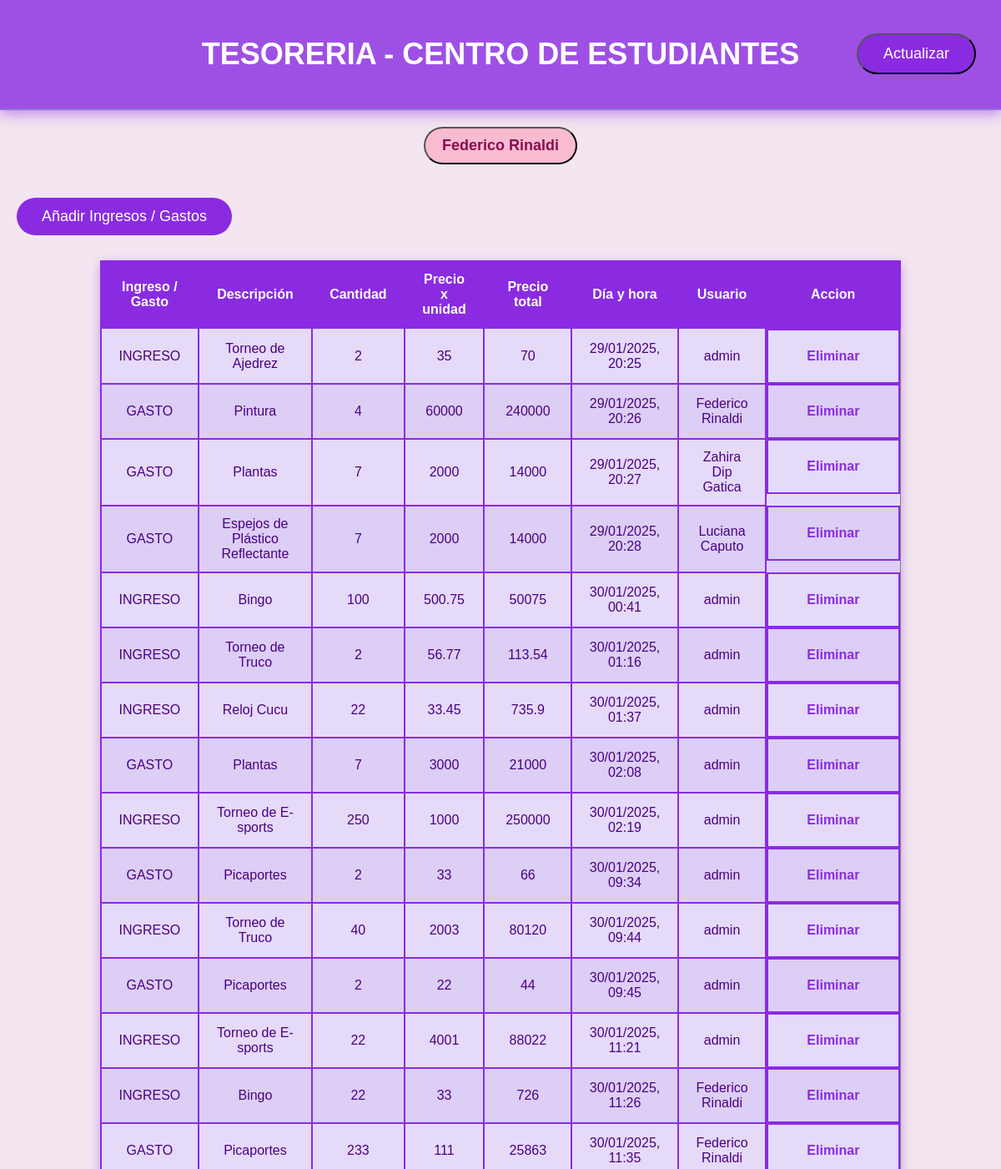
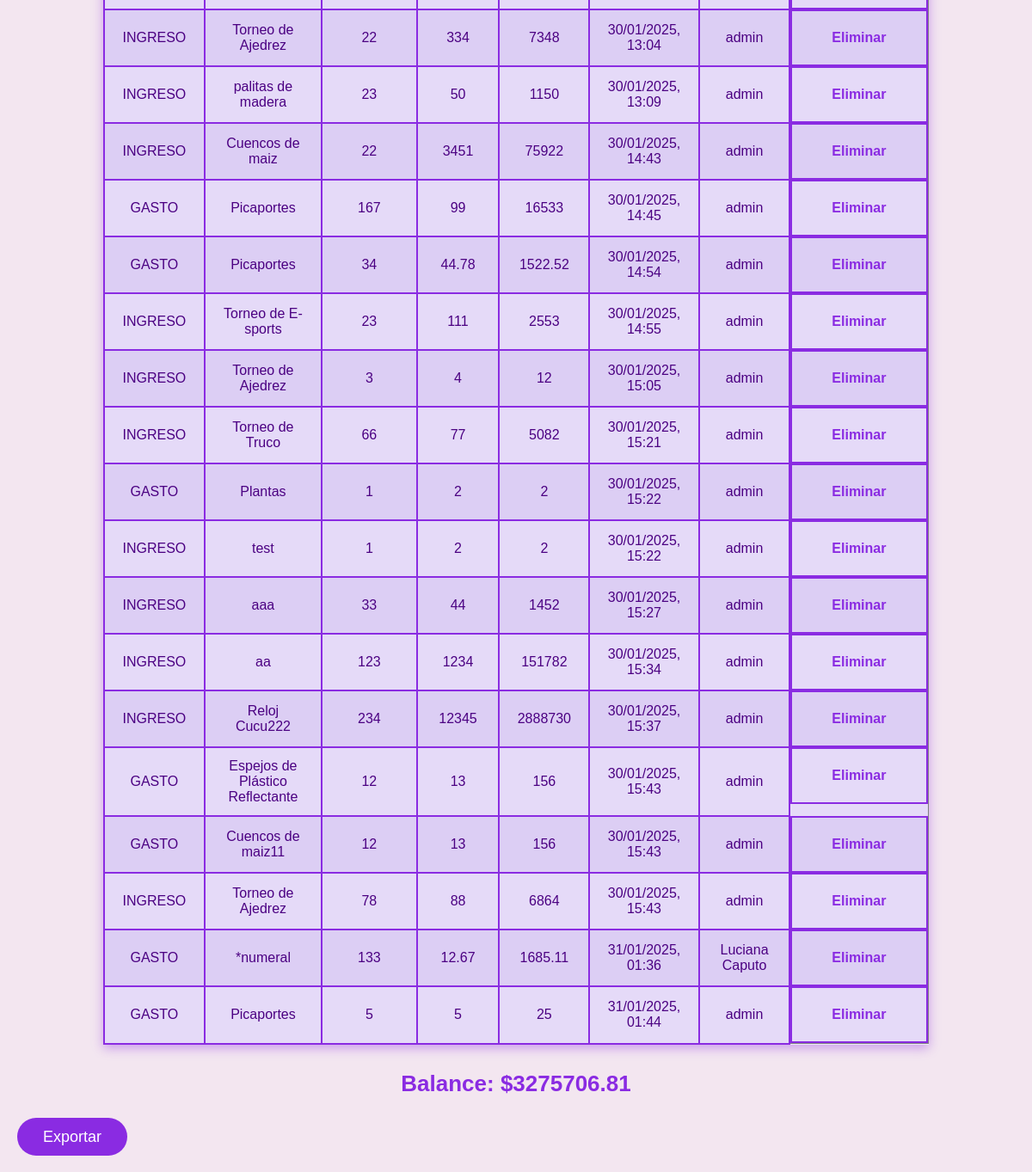
The page / (signed in) on the database its author committed (2 pictures, top to bottom).
### tables this page shows
CREATE TABLE users (
                id INTEGER PRIMARY KEY AUTOINCREMENT,
                username TEXT NOT NULL,
                password TEXT NOT NULL
            );

CREATE TABLE ingresosygastos (
        id INTEGER PRIMARY KEY AUTOINCREMENT,
        ingreso_gasto TEXT NOT NULL,
        descripcion TEXT NOT NULL,
        cantidad_unidades INT NOT NULL,
        precio NUMERIC(12,2) NOT NULL,
        total NUMERIC(12,2) NOT NULL,
        dia DATE NOT NULL,
        usuario TEXT NOT NULL);

### app.py (the view)
@app.route('/')
def index():
    if not is_logged_in():
        return redirect(url_for('login'))
    conn = get_db()
    cursor = conn.cursor()
    cursor.execute('''SELECT username FROM users WHERE id = ?''', (session['user_id'],))
    user = cursor.fetchone()
    cursor.execute('''
        SELECT * FROM ingresosygastos
    ''')
    data = cursor.fetchall()
    conn.close()
    return render_template('index.html', ingasto=data, username=user['username'])

### app.py (called while the page is built)
def get_db():
    conn = sqlite3.connect('app.db')
    conn.row_factory = sqlite3.Row  # Esto nos permite acceder a las filas por nombre de columna
    return conn

def is_logged_in():
    return 'user_id' in session

### templates/index.html (shortened to what this page needs)
<!DOCTYPE html>
<html>
<head>
    <link rel="stylesheet" type="text/css" href="{{ url_for('static', filename='style.css') }}">
</head>
<body>
    <header>
        <h1>Tesoreria - Centro de Estudiantes</h1>
    </header>
    <div class="menu-container">
        <button id="user-name-btn">{{ username }}</button>
    </div>
    <a href="javascript:void(0);" id="show-form-btn" class="btn-adda">Añadir Ingresos / Gastos</a>
    <table border="1">
        <thead>
            <tr>
                <th>Ingreso / Gasto</th>
                <th>Descripción</th>
                <th>Cantidad</th>
                <th>Precio x unidad</th>
                <th>Precio total</th>
                <th>Día y hora</th>
                <th>Usuario</th>
                <th>Accion</th>
            </tr>
        </thead>
        <tbody>
            {% for inga in ingasto %}
            <tr>
                <td>{{ inga['ingreso_gasto'] }}</td>
                <td>{{ inga['descripcion'] }}</td>
                <td>{{ inga['cantidad_unidades'] }}</td>
                <td>{{ inga['precio'] }}</td>
                <td>{{ inga['total'] }}</td>
                <td>{{ inga['dia'] }}</td>
                <td>{{ inga['usuario'] }}</td>
                <td>
                    <a href="{{ url_for('delete_inga', inga_id=inga['id']) }}">Eliminar</a>
                </td>
            </tr>
            {% endfor %}
        </tbody>
    </table>
    <p id="balance">Balance: $0.00</p>
    <div style="position: absolute; right: 30px; top: 40px;">
        <button id="refresh-btn" class="btn-action">Actualizar</button>
    </div>
    <div class="button-container">
        <a href="{{ url_for('export') }}" class="btn-action">Exportar</a>
    </div>
</body>
</html>

### static/style.css (style rules this page uses)
body { font-family: 'Arial', sans-serif; margin: 0; padding: 0; background: url('https://www.transparenttextures.com/patterns/diagonal-stripes.png'); background-color: #f3e6f0; background-size: cover; color: #4b0082; transition: all 0.3s ease; }
header { background-color: rgba(138, 43, 226, 0.8); color: #fff; padding: 20px; text-align: center; box-shadow: 0 5px 15px rgba(138, 43, 226, 0.5); border-bottom: 2px solid #9370db; }
header h1 { font-size: 36px; font-weight: bold; text-transform: uppercase; }
#balance { text-align: center; margin-top: 40px; font-weight: bold; font-size: 26px; color: #8a2be2; }
.menu-container { padding: 20px; text-align: center; }
#user-name-btn { font-size: 18px; font-weight: bold; color: #880e4f; background-color: #f8bbd0; padding: 10px 20px; border-radius: 30px; cursor: pointer; transition: background-color 0.3s ease; }
body, #menu, form, #historial { transition: all 0.5s ease; }
#balance { text-align: center; margin-top: 20px; font-weight: bold; font-size: 26px; color: #8a2be2; }
.btn-adda { display: inline-block; background-color: #8a2be2; color: white; padding: 12px 30px; border-radius: 25px; font-size: 18px; text-align: center; text-decoration: none; transition: background-color 0.3s ease; margin-left: 20px; margin-top: 20px; }
.button-container { display: inline-block; margin-left: 20px; margin-right: 20px; margin-top: 10px; margin-bottom: 30px; }
.btn-action { background-color: #8a2be2; color: white; padding: 12px 30px; border-radius: 25px; font-size: 18px; text-align: center; text-decoration: none; transition: background-color 0.3s ease; }
table { margin: 30px auto; border-collapse: collapse; width: 80%; background-color: rgba(238, 230, 253, 0.8); box-shadow: 0 4px 12px rgba(138, 43, 226, 0.4); }
th, td { padding: 12px 20px; text-align: center; border: 2px solid #8a2be2; font-size: 16px; color: #4b0082; }
th { background-color: #8a2be2; color: white; font-weight: bold; }
tr:nth-child(even) { background-color: rgba(147, 112, 219, 0.2); }
tr:nth-child(odd) { background-color: rgba(147, 112, 219, 0.1); }
td:last-child { display: flex; justify-content:space-evenly; align-items: center; height: 100%; padding: auto; border: 2px solid #8a2be2; box-sizing: border-box; }
td:last-child a { margin: 0 10px; text-decoration: none; color: #8a2be2; font-weight: bold; transition: color 0.3s ease; padding: 10px 16px; border-radius: 5px; width: auto; text-align: center; }

### rows shown on the page
users: username "Federico Rinaldi"
ingresosygastos: ingreso_gasto "INGRESO", descripcion "Torneo de Ajedrez", cantidad_unidades "2", precio "35", total "70", dia "29/01/2025, 20:25", usuario "admin"
ingresosygastos: ingreso_gasto "GASTO", descripcion "Pintura", cantidad_unidades "4", precio "60000", total "240000", dia "29/01/2025, 20:26", usuario "Federico Rinaldi"
ingresosygastos: ingreso_gasto "GASTO", descripcion "Plantas", cantidad_unidades "7", precio "2000", total "14000", dia "29/01/2025, 20:27", usuario "Zahira Dip Gatica"
ingresosygastos: ingreso_gasto "GASTO", descripcion "Espejos de Plástico Reflectante", cantidad_unidades "7", precio "2000", total "14000", dia "29/01/2025, 20:28", usuario "Luciana Caputo"
ingresosygastos: ingreso_gasto "INGRESO", descripcion "Bingo", cantidad_unidades "100", precio "500.75", total "50075", dia "30/01/2025, 00:41", usuario "admin"
ingresosygastos: ingreso_gasto "INGRESO", descripcion "Torneo de Truco", cantidad_unidades "2", precio "56.77", total "113.54", dia "30/01/2025, 01:16", usuario "admin"
ingresosygastos: ingreso_gasto "INGRESO", descripcion "Reloj Cucu", cantidad_unidades "22", precio "33.45", total "735.9", dia "30/01/2025, 01:37", usuario "admin"
ingresosygastos: ingreso_gasto "GASTO", descripcion "Plantas", cantidad_unidades "7", precio "3000", total "21000", dia "30/01/2025, 02:08", usuario "admin"
ingresosygastos: ingreso_gasto "INGRESO", descripcion "Torneo de E-sports", cantidad_unidades "250", precio "1000", total "250000", dia "30/01/2025, 02:19", usuario "admin"
ingresosygastos: ingreso_gasto "GASTO", descripcion "Picaportes", cantidad_unidades "2", precio "33", total "66", dia "30/01/2025, 09:34", usuario "admin"
ingresosygastos: ingreso_gasto "INGRESO", descripcion "Torneo de Truco", cantidad_unidades "40", precio "2003", total "80120", dia "30/01/2025, 09:44", usuario "admin"
ingresosygastos: ingreso_gasto "GASTO", descripcion "Picaportes", cantidad_unidades "2", precio "22", total "44", dia "30/01/2025, 09:45", usuario "admin"
ingresosygastos: ingreso_gasto "INGRESO", descripcion "Torneo de E-sports", cantidad_unidades "22", precio "4001", total "88022", dia "30/01/2025, 11:21", usuario "admin"
ingresosygastos: ingreso_gasto "INGRESO", descripcion "Bingo", cantidad_unidades "22", precio "33", total "726", dia "30/01/2025, 11:26", usuario "Federico Rinaldi"
ingresosygastos: ingreso_gasto "GASTO", descripcion "Picaportes", cantidad_unidades "233", precio "111", total "25863", dia "30/01/2025, 11:35", usuario "Federico Rinaldi"
ingresosygastos: ingreso_gasto "INGRESO", descripcion "Torneo de Ajedrez", cantidad_unidades "22", precio "334", total "7348", dia "30/01/2025, 13:04", usuario "admin"
ingresosygastos: ingreso_gasto "INGRESO", descripcion "palitas de madera", cantidad_unidades "23", precio "50", total "1150", dia "30/01/2025, 13:09", usuario "admin"
ingresosygastos: ingreso_gasto "INGRESO", descripcion "Cuencos de maiz", cantidad_unidades "22", precio "3451", total "75922", dia "30/01/2025, 14:43", usuario "admin"
ingresosygastos: ingreso_gasto "GASTO", descripcion "Picaportes", cantidad_unidades "167", precio "99", total "16533", dia "30/01/2025, 14:45", usuario "admin"
ingresosygastos: ingreso_gasto "GASTO", descripcion "Picaportes", cantidad_unidades "34", precio "44.78", total "1522.52", dia "30/01/2025, 14:54", usuario "admin"
ingresosygastos: ingreso_gasto "INGRESO", descripcion "Torneo de E-sports", cantidad_unidades "23", precio "111", total "2553", dia "30/01/2025, 14:55", usuario "admin"
ingresosygastos: ingreso_gasto "INGRESO", descripcion "Torneo de Ajedrez", cantidad_unidades "3", precio "4", total "12", dia "30/01/2025, 15:05", usuario "admin"
ingresosygastos: ingreso_gasto "INGRESO", descripcion "Torneo de Truco", cantidad_unidades "66", precio "77", total "5082", dia "30/01/2025, 15:21", usuario "admin"
ingresosygastos: ingreso_gasto "GASTO", descripcion "Plantas", cantidad_unidades "1", precio "2", total "2", dia "30/01/2025, 15:22", usuario "admin"
ingresosygastos: ingreso_gasto "INGRESO", descripcion "test", cantidad_unidades "1", precio "2", total "2", dia "30/01/2025, 15:22", usuario "admin"
ingresosygastos: ingreso_gasto "INGRESO", descripcion "aaa", cantidad_unidades "33", precio "44", total "1452", dia "30/01/2025, 15:27", usuario "admin"
ingresosygastos: ingreso_gasto "INGRESO", descripcion "aa", cantidad_unidades "123", precio "1234", total "151782", dia "30/01/2025, 15:34", usuario "admin"
ingresosygastos: ingreso_gasto "INGRESO", descripcion "Reloj Cucu222", cantidad_unidades "234", precio "12345", total "2888730", dia "30/01/2025, 15:37", usuario "admin"
ingresosygastos: ingreso_gasto "GASTO", descripcion "Espejos de Plástico Reflectante", cantidad_unidades "12", precio "13", total "156", dia "30/01/2025, 15:43", usuario "admin"
ingresosygastos: ingreso_gasto "GASTO", descripcion "Cuencos de maiz11", cantidad_unidades "12", precio "13", total "156", dia "30/01/2025, 15:43", usuario "admin"
ingresosygastos: ingreso_gasto "INGRESO", descripcion "Torneo de Ajedrez", cantidad_unidades "78", precio "88", total "6864", dia "30/01/2025, 15:43", usuario "admin"
ingresosygastos: ingreso_gasto "GASTO", descripcion "*numeral", cantidad_unidades "133", precio "12.67", total "1685.11", dia "31/01/2025, 01:36", usuario "Luciana Caputo"
ingresosygastos: ingreso_gasto "GASTO", descripcion "Picaportes", cantidad_unidades "5", precio "5", total "25", dia "31/01/2025, 01:44", usuario "admin"
